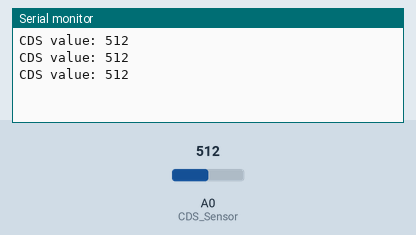
This sketch was run on a simulated Arduino Uno, built with avr-gcc and run on an emulated ATmega328P. Parts: the last lines printed to the serial monitor. The test bench sets the inputs (shaded band); at power-on: A0 (CDS_Sensor) = 512.

Above: at 1.3 s.
1.4 s: A0 (CDS_Sensor) set to 716
At 1.9 s:
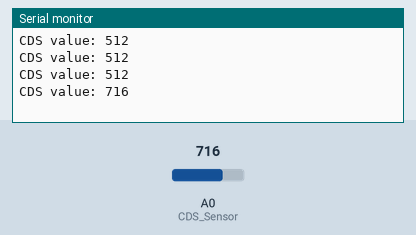
2.9 s: A0 (CDS_Sensor) set to 900
At 3.4 s:
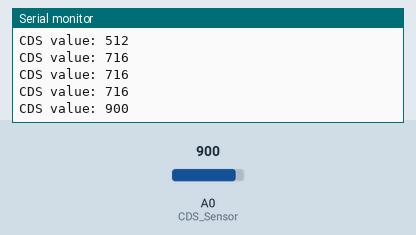
Timing chart, 0 to 5.9 s (numbered marks = the images above; inputs shaded):
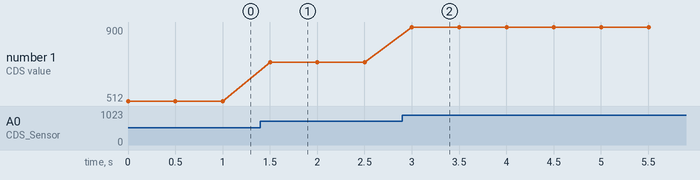

Measured:
- after the input at 1.4 s, the serial monitor: prints a new line after 0.10 s (image 1)
- after the input at 2.9 s, the serial monitor: prints a new line after 0.10 s (image 2)
- plotted number 1: 512 → 716 after the input at 1.4 s, 716 → 900 after the input at 2.9 s

The sketch:

12_CDS_SerialValue9600.ino
```cpp
int CDS_Sensor = A0;
int Sensor_val;

void setup() {
  Serial.begin(9600);
  pinMode (CDS_Sensor, INPUT);
}

void loop() {
  Sensor_val=analogRead(CDS_Sensor);
  Serial.print("CDS value: ");
  Serial.println(Sensor_val);
  delay(500);
}
```
